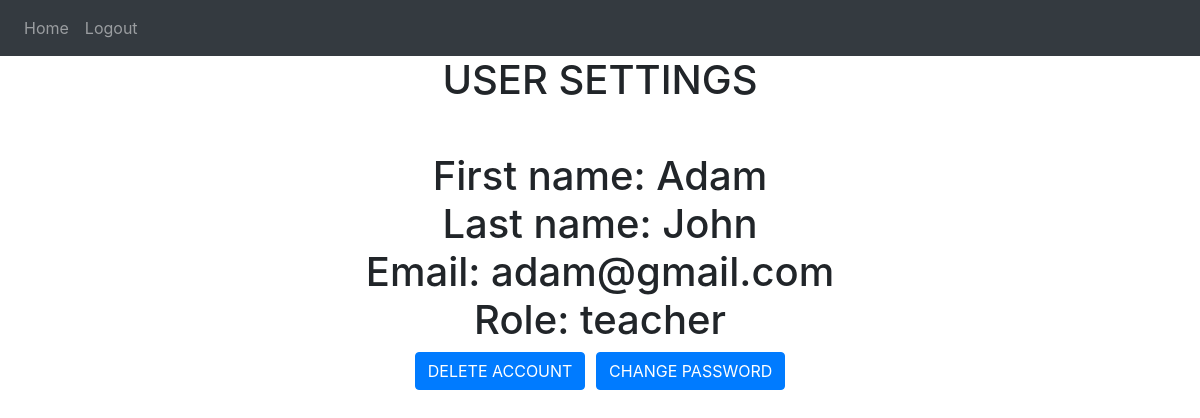
/settings (signed in), run on the app's committed database.
### website/models.py (models this page shows, shortened)
class User(db.Model, UserMixin):
    id = db.Column(db.Integer, primary_key=True)
    email = db.Column(db.String(150), unique=True)
    password = db.Column(db.String(150))
    first_name = db.Column(db.String(150))
    last_name = db.Column(db.String(150))
    role = db.Column(db.String(150))
    assignments = db.relationship('Assignment', cascade='all,delete', backref='User')
    course = db.relationship('Course', cascade='all,delete', backref='User')
    discussion = db.relationship('Discussion', cascade='all,delete', backref='User')
    notification = db.relationship('Notification', cascade='all,delete', backref='User')
    submission = db.relationship('Submission', cascade='all,delete', backref='User')
    enroll = db.relationship('Enroll', cascade='all,delete', backref='User')

### website/settings.py (the view, shortened to what this page needs)
@settings.route('/settings', methods=['GET', 'POST'])
@login_required
def view():
    if request.method=='GET':
        return render_template('user_settings.html', user=current_user)

### website/templates/user_settings.html
{% extends "base.html" %} {% block title %}Home{% endblock %} {% block content
    %}
    <h1 align="center">USER SETTINGS
    <br />
    <br />
    <div>
        First name: {{user.first_name}}
        <br />
        Last name: {{user.last_name}}
        <br />
        Email: {{user.email}}
        <br />
        Role: {{user.role}}
    </div>
    <a id="creation"><button class="btn btn-primary" onClick="deleteUser()">DELETE ACCOUNT</button></a>
    <a href="change-password" id="submission"><button class="btn btn-primary">CHANGE PASSWORD</button></a>
    </h1>
    {% endblock %}

### data on the page
User: first_name "Adam", last_name "John", email "adam@gmail.com", role "teacher"
